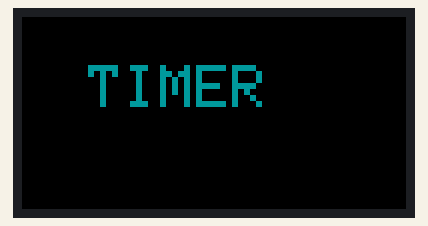
Simulated run of this sketch. Board: ESP32. Parts: 64×32 colour display. What the sketch prints to the serial monitor is not drawn.

Above: at 6.1 s.

The sketch:

Stamina_Challenge_RGBMatrix.ino
```cpp
//>>>>>>>>>>>>>>>>>>>>>>>>>>>>>>>>>>>>>>>>>>>>>>>>>>>>>>>>>>>>>>>>>>>>>>>>>>>>>>>>>>>>>>>>> 01_Showing_Text
//----------------------------------------Including the libraries.
#include <ESP32-HUB75-MatrixPanel-I2S-DMA.h>
//----------------------------------------

//----------------------------------------Defines the connected PIN between P5 and ESP32.
#define R1_PIN 19
#define G1_PIN 13
#define B1_PIN 18
#define R2_PIN 5
#define G2_PIN 12
#define B2_PIN 17

#define A_PIN 16
#define B_PIN 14
#define C_PIN 4
#define D_PIN 27
#define E_PIN -1  //--> required for 1/32 scan panels, like 64x64px. Any available pin would do, i.e. IO32.

#define LAT_PIN 26
#define OE_PIN 15
#define CLK_PIN 2
//----------------------------------------

//----------------------------------------Defines the P5 Panel configuration.
#define PANEL_RES_X 64  //--> Number of pixels wide of each INDIVIDUAL panel module.
#define PANEL_RES_Y 32  //--> Number of pixels tall of each INDIVIDUAL panel module.
#define PANEL_CHAIN 1   //--> Total number of panels chained one to another
//----------------------------------------

// Initialize MatrixPanel_I2S_DMA as "dma_display".
MatrixPanel_I2S_DMA *dma_display = nullptr;

//----------------------------------------Variable for color.
// color565(0, 0, 0); --> RGB color code. Use the "color picker" to use or find another color code.
uint16_t myBLACK = dma_display->color565(0, 0, 0);
uint16_t myWHITE = dma_display->color565(255, 255, 255);
uint16_t myRED = dma_display->color565(255, 0, 0);
uint16_t myGREEN = dma_display->color565(0, 255, 0);
uint16_t myBLUE = dma_display->color565(0, 0, 255);
//----------------------------------------

//________________________________________________________________________________VOID SETUP()
void setup() {
  Serial.begin(115200);
  Serial.println("Start");
  delay(1000);

  // Initialize the connected PIN between Panel P5 and ESP32.
  HUB75_I2S_CFG::i2s_pins _pins={R1_PIN, G1_PIN, B1_PIN, R2_PIN, G2_PIN, B2_PIN, A_PIN, B_PIN, C_PIN, D_PIN, E_PIN, LAT_PIN, OE_PIN, CLK_PIN};
  delay(10);

  //----------------------------------------Module configuration.
  HUB75_I2S_CFG mxconfig(
    PANEL_RES_X,   //--> module width.
    PANEL_RES_Y,   //--> module height.
    PANEL_CHAIN,   //--> Chain length.
    _pins          //--> pin mapping.
  );
  delay(10);
  //----------------------------------------

  // Set I2S clock speed.
  mxconfig.i2sspeed = HUB75_I2S_CFG::HZ_10M;  // I2S clock speed, better leave as-is unless you want to experiment.
  delay(10);

  //----------------------------------------Display Setup.
  dma_display = new MatrixPanel_I2S_DMA(mxconfig);
  dma_display->begin();
  dma_display->setBrightness8(35); //--> 0-255.
  //----------------------------------------

  dma_display->clearScreen();

  dma_display->fillScreen(myWHITE);
  delay(1000);
  dma_display->fillScreen(myRED);
  delay(1000);
  dma_display->fillScreen(myGREEN);
  delay(1000);
  dma_display->fillScreen(myBLUE);
  delay(1000);

  dma_display->clearScreen();
  delay(1000);
}
//________________________________________________________________________________

//________________________________________________________________________________VOID LOOP()
void loop() {
  dma_display->setTextSize(1);
  dma_display->setTextWrap(false);

  //----------------------------------------
  //dma_display->setCursor(20, 0);
  //dma_display->setTextColor(dma_display->color565(255, 153, 0));
  //dma_display->println("UTEH");

  //dma_display->setCursor(36, 0);
  //dma_display->setTextColor(dma_display->color565(255, 0, 255));
  //dma_display->print("STR");
  //----------------------------------------

  //----------------------------------------
  dma_display->setCursor(11, 8);
  dma_display->setTextColor(dma_display->color565(0, 152, 158));
  dma_display->println("TIMER");
  //----------------------------------------

  //----------------------------------------
  //dma_display->setCursor(16, 17);
  //dma_display->setTextColor(dma_display->color565(255, 255, 255));
  //dma_display->print("P5");

  //dma_display->setCursor(30, 17);
  //dma_display->setTextColor(dma_display->color565(255, 0, 0));
  //dma_display->print("R");

  //dma_display->setTextColor(dma_display->color565(0, 255, 0));
  //dma_display->print("G");

  //dma_display->setTextColor(dma_display->color565(0, 0, 255));
  //dma_display->print("B");
  //----------------------------------------

  //----------------------------------------
  //dma_display->setCursor(16, 25);
  //dma_display->setTextColor(dma_display->color565(255, 0, 102));
  //dma_display->print("ESP");

  //dma_display->setCursor(36, 25);
  //dma_display->setTextColor(dma_display->color565(241, 197, 7));
  //dma_display->print("32");
  //----------------------------------------

  delay(1000);
}
//________________________________________________________________________________
//<<<<<<<<<<<<<<<<<<<<<<<<<<<<<<<<<<<<<<<<<<<<<<<<<<<<<<<<<<<<<<<<<<<<<<<<<<<<<<<<<<<<<<<<<
```
